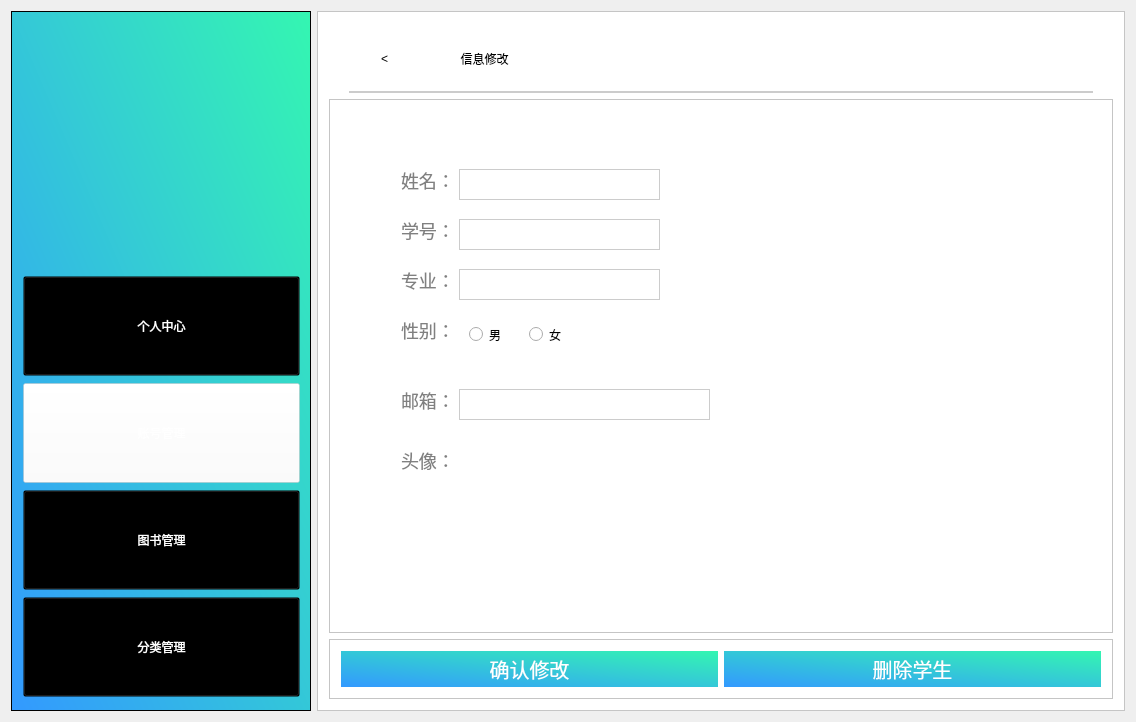
<?xml version="1.0" encoding="UTF-8"?>
<ui version="4.0">
 <class>admin_userupdate</class>
 <widget class="QWidget" name="admin_userupdate">
  <property name="geometry">
   <rect>
    <x>0</x>
    <y>0</y>
    <width>1136</width>
    <height>722</height>
   </rect>
  </property>
  <property name="windowTitle">
   <string>admin_userupdate</string>
  </property>
  <layout class="QHBoxLayout" name="horizontalLayout">
   <item>
    <widget class="QFrame" name="frame">
     <property name="sizePolicy">
      <sizepolicy hsizetype="Fixed" vsizetype="Expanding">
       <horstretch>0</horstretch>
       <verstretch>0</verstretch>
      </sizepolicy>
     </property>
     <property name="minimumSize">
      <size>
       <width>300</width>
       <height>700</height>
      </size>
     </property>
     <property name="styleSheet">
      <string notr="true">
background-color: qlineargradient(spread:pad, x1:0, y1:1, x2:1, y2:0, stop:0 rgba(51, 153, 255,1), stop:1 rgba(52, 246, 177,1));</string>
     </property>
     <property name="frameShape">
      <enum>QFrame::StyledPanel</enum>
     </property>
     <property name="frameShadow">
      <enum>QFrame::Raised</enum>
     </property>
     <widget class="QFrame" name="frame_2">
      <property name="geometry">
       <rect>
        <x>70</x>
        <y>30</y>
        <width>171</width>
        <height>176</height>
       </rect>
      </property>
      <property name="minimumSize">
       <size>
        <width>0</width>
        <height>0</height>
       </size>
      </property>
      <property name="baseSize">
       <size>
        <width>0</width>
        <height>100</height>
       </size>
      </property>
      <property name="styleSheet">
       <string notr="true">image: url(:/Library/images/logo2.png);
background:transparent;</string>
      </property>
      <property name="frameShape">
       <enum>QFrame::StyledPanel</enum>
      </property>
      <property name="frameShadow">
       <enum>QFrame::Raised</enum>
      </property>
     </widget>
     <widget class="QFrame" name="frame_8">
      <property name="geometry">
       <rect>
        <x>0</x>
        <y>230</y>
        <width>301</width>
        <height>491</height>
       </rect>
      </property>
      <property name="styleSheet">
       <string notr="true">background:transparent;</string>
      </property>
      <property name="frameShape">
       <enum>QFrame::StyledPanel</enum>
      </property>
      <property name="frameShadow">
       <enum>QFrame::Raised</enum>
      </property>
      <layout class="QVBoxLayout" name="verticalLayout_6">
       <item>
        <layout class="QVBoxLayout" name="verticalLayout">
         <property name="spacing">
          <number>7</number>
         </property>
         <property name="sizeConstraint">
          <enum>QLayout::SetDefaultConstraint</enum>
         </property>
         <item>
          <widget class="QPushButton" name="btnPersonal">
           <property name="minimumSize">
            <size>
             <width>0</width>
             <height>100</height>
            </size>
           </property>
           <property name="styleSheet">
            <string notr="true">font: 12pt &quot;微软雅黑&quot;;
color:white;
background:transparent;
cursor:pointer;</string>
           </property>
           <property name="text">
            <string>个人中心</string>
           </property>
          </widget>
         </item>
         <item>
          <widget class="QPushButton" name="btnInformationchange">
           <property name="minimumSize">
            <size>
             <width>0</width>
             <height>100</height>
            </size>
           </property>
           <property name="styleSheet">
            <string notr="true">font: 12pt &quot;微软雅黑&quot;;
color:white;
background:transparent;
cursor:pointer;
background-color:rgba(255,255,255,0.4);</string>
           </property>
           <property name="text">
            <string>账号管理</string>
           </property>
          </widget>
         </item>
         <item>
          <widget class="QPushButton" name="btnSearchbook">
           <property name="minimumSize">
            <size>
             <width>0</width>
             <height>100</height>
            </size>
           </property>
           <property name="styleSheet">
            <string notr="true">font: 12pt &quot;微软雅黑&quot;;
color:white;
background:transparent;
cursor:pointer;</string>
           </property>
           <property name="text">
            <string>图书管理</string>
           </property>
          </widget>
         </item>
         <item>
          <widget class="QPushButton" name="pushButton">
           <property name="minimumSize">
            <size>
             <width>0</width>
             <height>100</height>
            </size>
           </property>
           <property name="styleSheet">
            <string notr="true">font: 12pt &quot;微软雅黑&quot;;
color:white;
background:transparent;
cursor:pointer;</string>
           </property>
           <property name="text">
            <string>分类管理</string>
           </property>
          </widget>
         </item>
        </layout>
       </item>
      </layout>
     </widget>
    </widget>
   </item>
   <item>
    <widget class="QFrame" name="frame_3">
     <property name="styleSheet">
      <string notr="true">background:white;</string>
     </property>
     <property name="frameShape">
      <enum>QFrame::StyledPanel</enum>
     </property>
     <property name="frameShadow">
      <enum>QFrame::Raised</enum>
     </property>
     <layout class="QVBoxLayout" name="verticalLayout_2">
      <item>
       <widget class="QFrame" name="frame_4">
        <property name="sizePolicy">
         <sizepolicy hsizetype="Preferred" vsizetype="Maximum">
          <horstretch>0</horstretch>
          <verstretch>0</verstretch>
         </sizepolicy>
        </property>
        <property name="maximumSize">
         <size>
          <width>16777215</width>
          <height>70</height>
         </size>
        </property>
        <property name="styleSheet">
         <string notr="true">border:2px solid #cccccc;
font: 14pt &quot;微软雅黑&quot;;
border-top:0;
border-left:0;
border-right:0;
margin-left:20px;
margin-right:20px;</string>
        </property>
        <property name="frameShape">
         <enum>QFrame::StyledPanel</enum>
        </property>
        <property name="frameShadow">
         <enum>QFrame::Raised</enum>
        </property>
        <widget class="QPushButton" name="pushButton_2">
         <property name="geometry">
          <rect>
           <x>90</x>
           <y>10</y>
           <width>131</width>
           <height>51</height>
          </rect>
         </property>
         <property name="styleSheet">
          <string notr="true">border:none;
</string>
         </property>
         <property name="text">
          <string>信息修改</string>
         </property>
        </widget>
        <widget class="QPushButton" name="pushButton_6">
         <property name="geometry">
          <rect>
           <x>30</x>
           <y>10</y>
           <width>51</width>
           <height>51</height>
          </rect>
         </property>
         <property name="styleSheet">
          <string notr="true">border:none;</string>
         </property>
         <property name="text">
          <string>&lt;</string>
         </property>
        </widget>
       </widget>
      </item>
      <item>
       <widget class="QFrame" name="frame_5">
        <property name="frameShape">
         <enum>QFrame::StyledPanel</enum>
        </property>
        <property name="frameShadow">
         <enum>QFrame::Raised</enum>
        </property>
        <widget class="QLineEdit" name="lineEdit">
         <property name="geometry">
          <rect>
           <x>70</x>
           <y>70</y>
           <width>61</width>
           <height>31</height>
          </rect>
         </property>
         <property name="styleSheet">
          <string notr="true">color:#808080;
border:none;
font-size:18px;
font-family:&quot;微软雅黑&quot;;
text-align:left;</string>
         </property>
         <property name="text">
          <string>姓名：</string>
         </property>
        </widget>
        <widget class="QLineEdit" name="lineEdit_2">
         <property name="geometry">
          <rect>
           <x>70</x>
           <y>120</y>
           <width>61</width>
           <height>31</height>
          </rect>
         </property>
         <property name="styleSheet">
          <string notr="true">color:#808080;
border:none;
font-size:18px;
font-family:&quot;微软雅黑&quot;;
text-align:left;</string>
         </property>
         <property name="text">
          <string>学号：</string>
         </property>
        </widget>
        <widget class="QLineEdit" name="lineEdit_3">
         <property name="geometry">
          <rect>
           <x>70</x>
           <y>170</y>
           <width>61</width>
           <height>31</height>
          </rect>
         </property>
         <property name="styleSheet">
          <string notr="true">color:#808080;
border:none;
font-size:18px;
font-family:&quot;微软雅黑&quot;;
text-align:left;</string>
         </property>
         <property name="text">
          <string>专业：</string>
         </property>
        </widget>
        <widget class="QLineEdit" name="lineEdit_5">
         <property name="geometry">
          <rect>
           <x>70</x>
           <y>290</y>
           <width>61</width>
           <height>31</height>
          </rect>
         </property>
         <property name="styleSheet">
          <string notr="true">color:#808080;
border:none;
font-size:18px;
font-family:&quot;微软雅黑&quot;;
text-align:left;</string>
         </property>
         <property name="text">
          <string>邮箱：</string>
         </property>
        </widget>
        <widget class="QLineEdit" name="lineEdit_6">
         <property name="geometry">
          <rect>
           <x>70</x>
           <y>350</y>
           <width>61</width>
           <height>31</height>
          </rect>
         </property>
         <property name="styleSheet">
          <string notr="true">color:#808080;
border:none;
font-size:18px;
font-family:&quot;微软雅黑&quot;;
text-align:left;</string>
         </property>
         <property name="text">
          <string>头像：</string>
         </property>
        </widget>
        <widget class="QLineEdit" name="lineEdit_7">
         <property name="geometry">
          <rect>
           <x>130</x>
           <y>70</y>
           <width>201</width>
           <height>31</height>
          </rect>
         </property>
         <property name="styleSheet">
          <string notr="true">border:1px solid #cccccc;
font-size:18px;
font-family:&quot;微软雅黑&quot;;
text-align:left;</string>
         </property>
         <property name="text">
          <string/>
         </property>
        </widget>
        <widget class="QLineEdit" name="lineEdit_8">
         <property name="geometry">
          <rect>
           <x>130</x>
           <y>120</y>
           <width>201</width>
           <height>31</height>
          </rect>
         </property>
         <property name="styleSheet">
          <string notr="true">color:#808080;
border:1px solid #cccccc;
font-size:18px;
font-family:&quot;微软雅黑&quot;;
text-align:left;</string>
         </property>
        </widget>
        <widget class="QLineEdit" name="lineEdit_9">
         <property name="geometry">
          <rect>
           <x>130</x>
           <y>170</y>
           <width>201</width>
           <height>31</height>
          </rect>
         </property>
         <property name="styleSheet">
          <string notr="true">color:#808080;
border:1px solid #cccccc;
font-size:18px;
font-family:&quot;微软雅黑&quot;;
text-align:left;</string>
         </property>
        </widget>
        <widget class="QLineEdit" name="lineEdit_10">
         <property name="geometry">
          <rect>
           <x>130</x>
           <y>290</y>
           <width>251</width>
           <height>31</height>
          </rect>
         </property>
         <property name="styleSheet">
          <string notr="true">color:#808080;
border:1px solid #cccccc;
font-size:18px;
font-family:&quot;微软雅黑&quot;;
text-align:left;</string>
         </property>
        </widget>
        <widget class="QRadioButton" name="radioButton">
         <property name="geometry">
          <rect>
           <x>140</x>
           <y>220</y>
           <width>41</width>
           <height>31</height>
          </rect>
         </property>
         <property name="text">
          <string>男</string>
         </property>
        </widget>
        <widget class="QRadioButton" name="radioButton_2">
         <property name="geometry">
          <rect>
           <x>200</x>
           <y>220</y>
           <width>41</width>
           <height>31</height>
          </rect>
         </property>
         <property name="text">
          <string>女</string>
         </property>
        </widget>
        <widget class="QLineEdit" name="lineEdit_4">
         <property name="geometry">
          <rect>
           <x>70</x>
           <y>220</y>
           <width>61</width>
           <height>31</height>
          </rect>
         </property>
         <property name="styleSheet">
          <string notr="true">color:#808080;
border:none;
font-size:18px;
font-family:&quot;微软雅黑&quot;;
text-align:left;</string>
         </property>
         <property name="text">
          <string>性别：</string>
         </property>
        </widget>
        <zorder>lineEdit</zorder>
        <zorder>lineEdit_2</zorder>
        <zorder>lineEdit_3</zorder>
        <zorder>lineEdit_5</zorder>
        <zorder>lineEdit_6</zorder>
        <zorder>lineEdit_7</zorder>
        <zorder>lineEdit_8</zorder>
        <zorder>lineEdit_9</zorder>
        <zorder>lineEdit_10</zorder>
        <zorder>radioButton</zorder>
        <zorder>radioButton_2</zorder>
        <zorder>lineEdit_4</zorder>
        <zorder>pushButton_4</zorder>
        <zorder>frame_6</zorder>
       </widget>
      </item>
      <item>
       <widget class="QFrame" name="frame_6">
        <property name="sizePolicy">
         <sizepolicy hsizetype="Preferred" vsizetype="Maximum">
          <horstretch>0</horstretch>
          <verstretch>0</verstretch>
         </sizepolicy>
        </property>
        <property name="maximumSize">
         <size>
          <width>16777215</width>
          <height>60</height>
         </size>
        </property>
        <property name="frameShape">
         <enum>QFrame::StyledPanel</enum>
        </property>
        <property name="frameShadow">
         <enum>QFrame::Raised</enum>
        </property>
        <layout class="QHBoxLayout" name="horizontalLayout_2">
         <item>
          <widget class="QPushButton" name="pushButton_4">
           <property name="sizePolicy">
            <sizepolicy hsizetype="Minimum" vsizetype="Expanding">
             <horstretch>0</horstretch>
             <verstretch>0</verstretch>
            </sizepolicy>
           </property>
           <property name="styleSheet">
            <string notr="true">color:white;
border:none;
font-size:20px;
font-family:&quot;微软雅黑&quot;;
background-color: qlineargradient(spread:pad, x1:0, y1:1, x2:1, y2:0, stop:0 rgba(51, 153, 255,1), stop:1 rgba(52, 246, 177,1));
padding-top:5;
padding-bottom:5;</string>
           </property>
           <property name="text">
            <string>确认修改</string>
           </property>
          </widget>
         </item>
         <item>
          <widget class="QPushButton" name="pushButton_5">
           <property name="sizePolicy">
            <sizepolicy hsizetype="Minimum" vsizetype="Expanding">
             <horstretch>0</horstretch>
             <verstretch>0</verstretch>
            </sizepolicy>
           </property>
           <property name="styleSheet">
            <string notr="true">color:white;
border:none;
font-size:20px;
font-family:&quot;微软雅黑&quot;;
background-color: qlineargradient(spread:pad, x1:0, y1:1, x2:1, y2:0, stop:0 rgba(51, 153, 255,1), stop:1 rgba(52, 246, 177,1));
padding-top:5;
padding-bottom:5;</string>
           </property>
           <property name="text">
            <string>删除学生</string>
           </property>
          </widget>
         </item>
        </layout>
       </widget>
      </item>
     </layout>
    </widget>
   </item>
  </layout>
 </widget>
 <layoutdefault spacing="6" margin="11"/>
 <resources>
  <include location="library.qrc"/>
 </resources>
 <connections/>
</ui>
